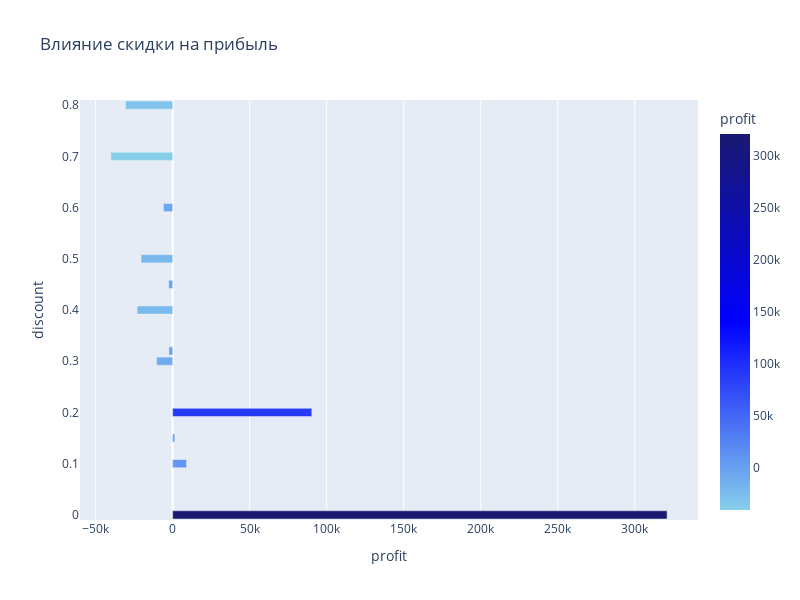

Notebook code for this chart:
### Code cell
fig=px.bar(discount_profit,
                       y=discount_profit['discount'],
                       x=discount_profit['profit'],
                       color='profit',
                       color_continuous_scale=['#87CEEB','blue','#191970'],
                       orientation='h',
                       title='Влияние скидки на прибыль')
fig.update_layout(width=800, height=600)
fig.show()

### Figure 1 — Plotly figure (JSON) as saved in the notebook; plotly's stock layout.template omitted (floating-point values rounded to 4 significant figures)
{"data": [{"alignmentgroup": "True", "hovertemplate": "profit=%{marker.color}<br>discount=%{y}<extra></extra>", "legendgroup": "", "marker": {"color": [321000.0, 90340.0, 9029.0, 1419.0, -2391.0, -2493.0, -5945.0, -10370.0, -20510.0, -23060.0, -30540.0, -40080.0], "coloraxis": "coloraxis", "pattern": {"shape": ""}}, "name": "", "offsetgroup": "", "orientation": "h", "showlegend": false, "textposition": "auto", "type": "bar", "x": [321000.0, 90340.0, 9029.0, 1419.0, -2391.0, -2493.0, -5945.0, -10370.0, -20510.0, -23060.0, -30540.0, -40080.0], "xaxis": "x", "y": [0, 0.2, 0.1, 0.15, 0.32, 0.45, 0.6, 0.3, 0.5, 0.4, 0.8, 0.7], "yaxis": "y"}], "layout": {"barmode": "relative", "coloraxis": {"colorbar": {"title": {"text": "profit"}}, "colorscale": [[0, "#87CEEB"], [0.5, "blue"], [1, "#191970"]]}, "height": 600, "legend": {"tracegroupgap": 0}, "title": {"text": "Влияние скидки на прибыль"}, "width": 800, "xaxis": {"anchor": "y", "domain": [0, 1], "title": {"text": "profit"}}, "yaxis": {"anchor": "x", "domain": [0, 1], "title": {"text": "discount"}}}}
